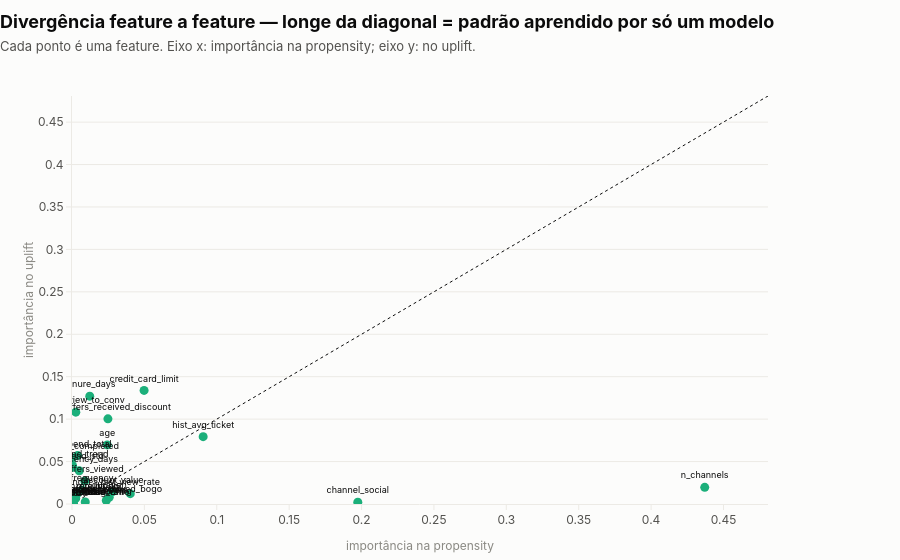

Notebook source saved alongside this figure:
### Code cell
# Scatter: cada feature um ponto. Diagonal = mesma importância nos dois.
# Pontos longe da diagonal = feature que um modelo usa e o outro ignora.
fig = viz.figure(
    title="Divergência feature a feature — longe da diagonal = padrão aprendido por só um modelo",
    subtitle="Cada ponto é uma feature. Eixo x: importância na propensity; eixo y: no uplift.",
)
lim = float(max(overlap["imp_propensity"].max(), overlap["imp_uplift"].max())) * 1.1
fig.add_trace(go.Scatter(x=[0, lim], y=[0, lim], mode="lines",
                         line=dict(color=viz.ink("light")[0], width=1, dash="dot"),
                         name="igual importância", hoverinfo="skip"))
fig.add_trace(go.Scatter(
    x=overlap["imp_propensity"], y=overlap["imp_uplift"], mode="markers+text",
    text=overlap.index, textposition="top center", textfont=dict(size=9),
    marker=dict(color=pal[1], size=9), name="feature",
    hovertemplate="%{text}<br>propensity=%{x:.3f}<br>uplift=%{y:.3f}<extra></extra>",
))
fig.update_layout(xaxis_title="importância na propensity", yaxis_title="importância no uplift",
                  xaxis_range=[0, lim], yaxis_range=[0, lim], showlegend=False)
fig

### Figure 1 — Plotly figure (JSON) as saved in the notebook; plotly's stock layout.template omitted (floating-point values rounded to 4 significant figures)
{"data": [{"hoverinfo": "skip", "line": {"color": "#0b0b0b", "dash": "dot", "width": 1}, "mode": "lines", "name": "igual importância", "type": "scatter", "x": [0, 0.4807], "y": [0, 0.4807]}, {"hovertemplate": "%{text}<br>propensity=%{x:.3f}<br>uplift=%{y:.3f}<extra></extra>", "marker": {"color": "#1baf7a", "size": 9}, "mode": "markers+text", "name": "feature", "text": ["age", "channel_email", "channel_mobile", "channel_social", "channel_web", "credit_card_limit", "discount_to_minvalue_ratio", "discount_value", "duration", "gender", "hist_avg_ticket", "hist_completed_unseen_flag", "hist_conv_rate_bogo", "hist_conv_rate_discount", "hist_frequency", "hist_offers_completed", "hist_offers_received", "hist_offers_received_bogo", "hist_offers_received_discount", "hist_offers_received_info", "hist_offers_viewed", "hist_recency_days", "hist_spend_std", "hist_spend_total", "hist_spend_trend", "hist_time_view_to_conv", "hist_txn_count", "hist_view_rate", "identity_missing", "min_value", "n_channels", "n_concurrent_offers", "tenure_days"], "textfont": {"size": 9}, "textposition": "top center", "type": "scatter", "x": [0.02435, 0.0, 0.0, 0.1974, 1.982e-05, 0.04979, 0.0, 0.02779, 0.0257, 0.003285, 0.0906, 0.0, 0.002545, 0.001042, 0.007046, 0.0002971, 0.000254, 0.02369, 0.02481, 0.0006556, 0.008832, 0.00501, 0.000448, 0.003888, 0.0003386, 0.002626, 0.0008355, 0.04027, 0.0, 0.0, 0.437, 0.009155, 0.01226], "y": [0.06961, 0.0, 0.0, 0.002137, 6.019e-05, 0.1338, 0.0, 0.01422, 0.008012, 0.0114, 0.07933, 0.0007652, 0.006772, 0.0005492, 0.01629, 0.05434, 0.003961, 0.004126, 0.1004, 0.002926, 0.02698, 0.03911, 0.04311, 0.05704, 0.04537, 0.1082, 0.006682, 0.01215, 0.0, 0.003446, 0.01961, 0.002487, 0.1271]}], "layout": {"showlegend": false, "title": {"text": "<b>Divergência feature a feature — longe da diagonal = padrão aprendido por só um modelo</b><br><span style='font-size:13px;color:#52514e'>Cada ponto é uma feature. Eixo x: importância na propensity; eixo y: no uplift.</span>"}, "xaxis": {"range": [0, 0.4807], "title": {"text": "importância na propensity"}}, "yaxis": {"range": [0, 0.4807], "title": {"text": "importância no uplift"}}}}
